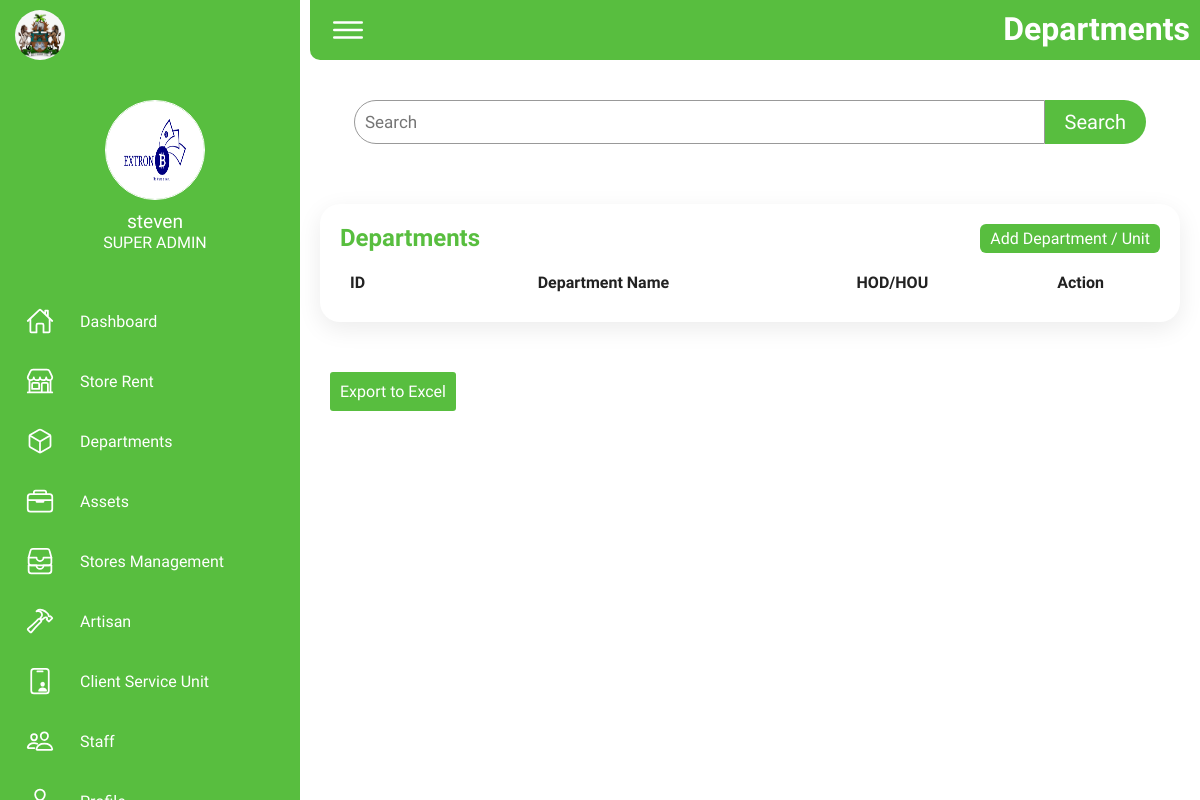
The page /department (signed in) on the database as committed earlier.
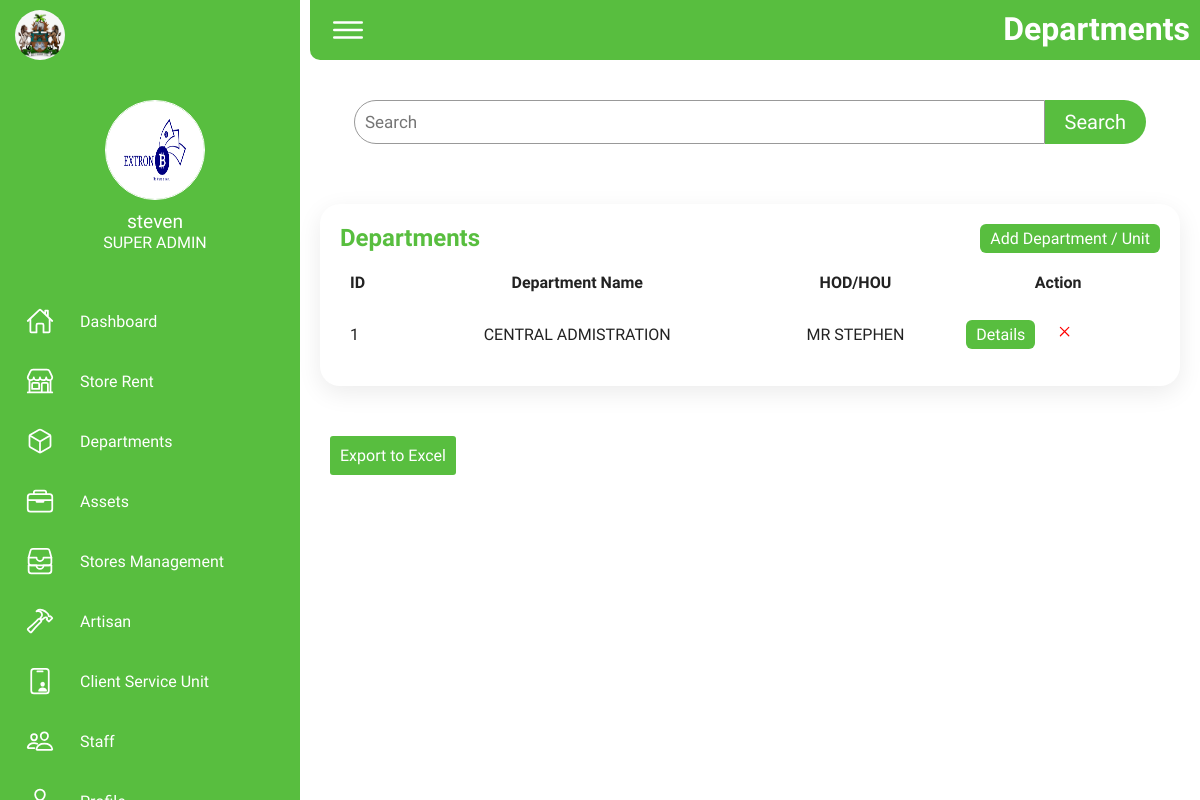
The same page on the database as committed later.
### tables this page shows
CREATE TABLE department (
                id INTEGER PRIMARY KEY AUTOINCREMENT,
                department_name text,
                hod text
                );

### app.py (the view)
@app.route('/department')
@login_required(role='SUPER ADMIN')
def department():
    if 'user_id' in session:
        user_id = session['user_id']  # Get the user ID from the session
        user = get_user_by_id(user_id)
        conn, cursor = get_department_db_connection()
        cursor.execute("SELECT * FROM department")
        department_list = cursor.fetchall()
        conn.close()
        if user:
            username = user['username']
            role = user['role']
            image = user['image']
            return render_template('super_admin/department.html', username=username, role=role, departments=department_list, image=image)  # noqa
    return redirect(url_for('index'))

### app.py (called while the page is built)
def get_users_db_connection():
    conn_users = sqlite3.connect('instance/users.db')
    conn_users.row_factory = sqlite3.Row
    return conn_users, conn_users.cursor()

def get_user_by_id(user_id):
    conn_users, cursor = get_users_db_connection()
    cursor.execute('SELECT * FROM users WHERE id = ?', (user_id,))
    user = cursor.fetchone()
    conn_users.close()
    return user

def login_required(role=None):
    def wrapper(fn):
        @wraps(fn)
        def decorated_view(*args, **kwargs):
            if 'user_id' not in session:
                return redirect(url_for('index'))
            user_id = session['user_id']
            user = get_user_by_id(user_id)
            if not user:
                return redirect(url_for('index'))
            user_role = user['role']
            if role and user_role != role:
                return redirect(url_for('index'))
            return fn(*args, **kwargs)
        return decorated_view
    return wrapper

def get_department_db_connection():
    conn = sqlite3.connect('instance/department.db')
    conn.row_factory = sqlite3.Row
    return conn, conn.cursor()

### templates/super_admin/department.html
{% extends '/super_admin/base.html' %} {% block heading %} Departments {%
endblock %} {% block content %}
<div class="search-container">
  <form class="search" action="{{url_for ('department_search')}}" method="GET">
    <input type="search" name="search" id="search" placeholder="Search" />
    <input type="submit" value="Search" />
  </form>
</div>
<div class="details">
  <div class="recentOrders">
    <div class="cardHeader">
      <h2>Departments</h2>
      <a href="{{url_for ('choose')}}" class="btn">Add Department / Unit</a>
    </div>
    <table>
      <thead>
        <tr>
          <td>ID</td>
          <td>Department Name</td>
          <td>HOD/HOU</td>
          <td>Action</td>
        </tr>
      </thead>
      <tbody>
        {% for department in departments %}
        <tr>
          <td>{{department.id}}</td>
          <td>{{department.department_name}}</td>
          <td>{{department.hod}}</td>
          <td class="action">
            <a
              href="{{ url_for('more_department', department_name=department.department_name) }}"
              class="btn"
              >Details</a
            >
            <a
              href="{{ url_for('delete_department', department_name=department.department_name) }}"
              class="delete"
              ><ion-icon name="close-outline"></ion-icon
            ></a>
          </td>
        </tr>
        {% endfor %}
      </tbody>
    </table>
  </div>
</div>
<div class="export-container">
  <a href="#" class="export">Export to Excel</a>
</div>
{% endblock %}

Rows that differ between the two databases and show on the page:
added department: id "1", department_name "CENTRAL ADMISTRATION", hod "MR STEPHEN"
